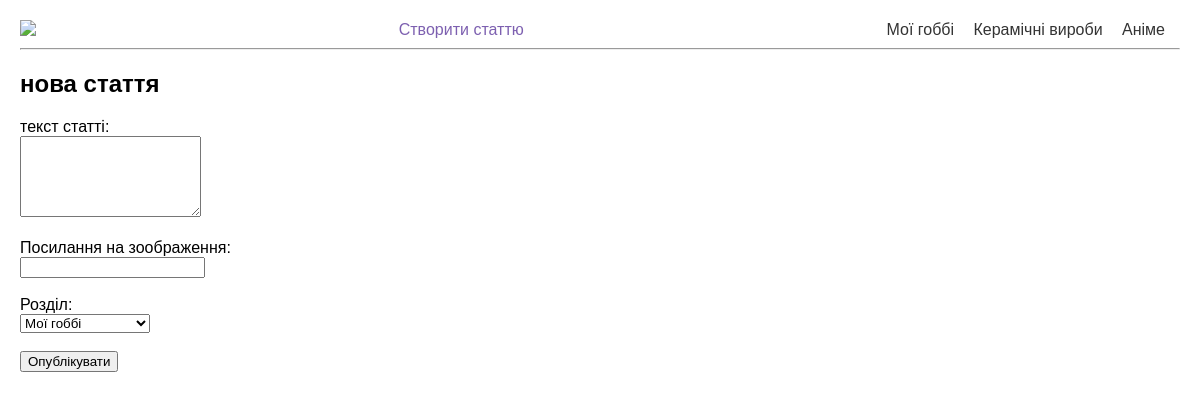
The app's page /add, older data.
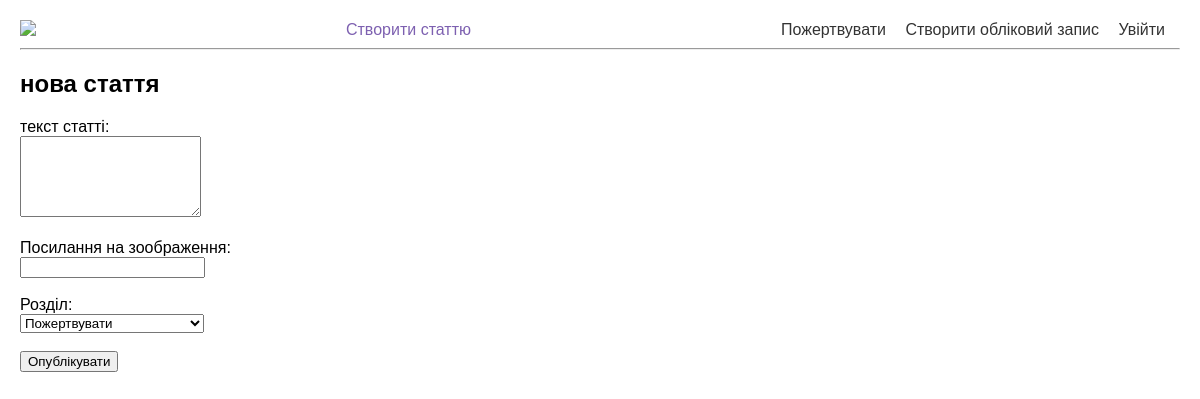
The same page, newer data.
### tables this page shows
CREATE TABLE sections (
        id INTEGER PRIMARY KEY AUTOINCREMENT,
        name TEXT UNIQUE NOT NULL,
        slug TEXT UNIQUE NOT NULL
        );

### main.py (the view, shortened to what this page needs)
@app.route("/add", methods=["GET", "POST"])
def add_post():
    sections = get_blog_sections()
    return render_template("add_post.html", sections=sections)

### db.py (called while the page is built)
def get_db():
    conn = sqlite3.connect(DB_Name)
    conn.row_factory = sqlite3.Row
    return conn

def get_blog_sections():
    with get_db() as db:
        sections = db.execute("SELECT * FROM sections").fetchall()
        return sections

### templates/add_post.html (shortened to what this page needs)
{% extends "base.html" %}
{% block content %}
<h2>нова стаття</h2>
<form method="post">
    <label>текст статті:</label><br>
    <textarea name="text" required rows="5"></textarea><br><br>
    <label>Посилання на зоображення:</label><br>
    <input type="text" name="image"><br><br>
    <label>Розділ:</label><br>
    <select name="section" required>
        {% for section in sections %}
            <option value="{{ section.id }}">{{section.name }}</option>
        {% endfor %}
    </select><br><br>
    <button type="submit">Опублікувати</button>
</form>
{% endblock %}

### templates/base.html (shortened to what this page needs)
<!DOCTYPE html>
<html lang="uk">
<head>
    <link rel="stylesheet" href="{{ url_for('static', filename='css/style.css') }}">
</head>
<body>
<header>
    <a href="{{ url_for('index') }}"><img src= "https://upload.wikimedia.org/wikipedia/commons/7/73/Wikipedia-logo-for-Ukraine.png"></a>
    <a href="{{ url_for('add_post') }}">Створити статтю</a>
    <header>
        <nav>
              <div>
                {% for section in sections %}
                        <a href="{{ url_for('section_page', section_slug=section.slug) }}">
                            {{ section.name }}
                        </a>
                {% else %}
                    Розділів поки немає
                  {% endfor %}
              </div>
        </nav>
    </header>
</header>
<hr>
{% block content %}{% endblock %}
</body>
</html>

Row changes from the older to the newer data that the page shows:
removed sections: name "Мої гоббі"
removed sections: name "Керамічні вироби"
removed sections: name "Аніме"
added sections: name "Пожертвувати"
added sections: name "Створити обліковий запис"
added sections: name "Увійти"
Text that changed along with them:
form field section: "Мої гоббі" → "Пожертвувати"
